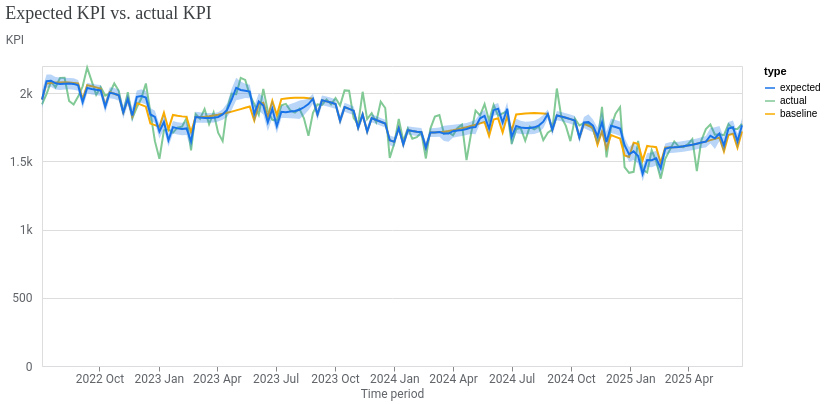

The code cell stored with this chart in its notebook:
### Markdown cell above
#### Actual vs. expected model fit

Answers the questions of how closely does the model fit the observed crash data and how does the estimated outcome change when advertising contributions are removed?

The model's expected crash counts followed much of the observed trends and seasonality. Expected and baseline estimates remained relatively close, suggesting a limited overall advertising contribution relative to total crash frequency.

### Code cell
model_fit.plot_model_fit()

### Figure 1 — Vega-Lite specification as saved in the notebook (floating-point values rounded to 4 significant figures; data arrays with more than 128 entries replaced by an {"elided": "..."} marker saying what was removed)
{"config": {"view": {"continuousWidth": 300, "continuousHeight": 300}, "axis": {"labelColor": "#5F6368", "labelFont": "Roboto", "labelFontSize": 12, "titleColor": "#5F6368", "titleFont": "Roboto", "titleFontSize": 12, "titleFontWeight": "normal"}}, "layer": [{"mark": {"type": "line"}, "encoding": {"color": {"field": "type", "scale": {"domain": ["expected", "actual", "baseline"], "range": ["#1A73E8", "#81C995", "#F9AB00"]}, "type": "nominal"}, "x": {"axis": {"domainColor": "#DADCE0", "format": "%Y %b", "grid": false, "tickCount": 8}, "field": "time", "title": "Time period", "type": "temporal"}, "y": {"axis": {"domain": false, "labelExpr": "replace(format(datum.value, '.3~s'), 'G', 'B')", "labelPadding": 10, "tickCount": 5, "ticks": false, "titleAlign": "left", "titleAngle": 0, "titleY": -20}, "field": "mean", "title": "KPI", "type": "quantitative"}}}, {"mark": {"type": "rule", "opacity": 0}, "encoding": {"opacity": {"condition": {"param": "param_daae7590cf6ce0e8", "value": 0.3, "empty": false}, "value": 0}, "tooltip": [{"field": "time", "title": "Time period", "type": "temporal"}, {"field": "expected", "format": ",.0f", "title": "Expected", "type": "quantitative"}, {"field": "actual", "format": ",.0f", "title": "Actual", "type": "quantitative"}, {"field": "baseline", "format": ",.0f", "title": "Baseline", "type": "quantitative"}], "x": {"field": "time", "type": "temporal"}}, "name": "view_088ec9bd5dd7ee3b_1", "transform": [{"pivot": "type", "value": "mean", "groupby": ["time"]}]}, {"mark": {"type": "circle", "filled": false, "size": 36}, "encoding": {"color": {"field": "type", "legend": null, "scale": {"domain": ["expected", "actual", "baseline"], "range": ["#1A73E8", "#81C995", "#F9AB00"]}, "type": "nominal"}, "opacity": {"condition": {"param": "param_daae7590cf6ce0e8", "value": 1, "empty": false}, "value": 0}, "x": {"field": "time", "type": "temporal"}, "y": {"field": "mean", "type": "quantitative"}}}, {"mark": {"type": "area", "opacity": 0.3}, "encoding": {"color": {"field": "type", "legend": null, "scale": {"domain": ["expected"], "range": ["#1A73E8"]}, "type": "nominal"}, "x": {"field": "time", "type": "temporal"}, "y": {"field": "ci_hi", "type": "quantitative"}, "y2": {"field": "ci_lo"}}}], "data": {"name": "data-9e44e84b97745f578b9d905127b62b5c"}, "params": [{"name": "param_daae7590cf6ce0e8", "select": {"type": "point", "clear": "pointerout", "fields": ["time"], "nearest": true, "on": "pointerover"}, "views": ["view_088ec9bd5dd7ee3b_1"]}], "resolve": {"scale": {"color": "independent"}}, "title": {"text": "Expected KPI vs. actual KPI", "anchor": "start", "color": "#3C4043", "font": "Google Sans Display", "fontSize": 18, "fontWeight": "normal", "offset": 10}, "width": 700, "$schema": "https://vega.github.io/schema/vega-lite/v6.4.1.json", "datasets": {"data-9e44e84b97745f578b9d905127b62b5c": {"elided": "468 records"}}}
